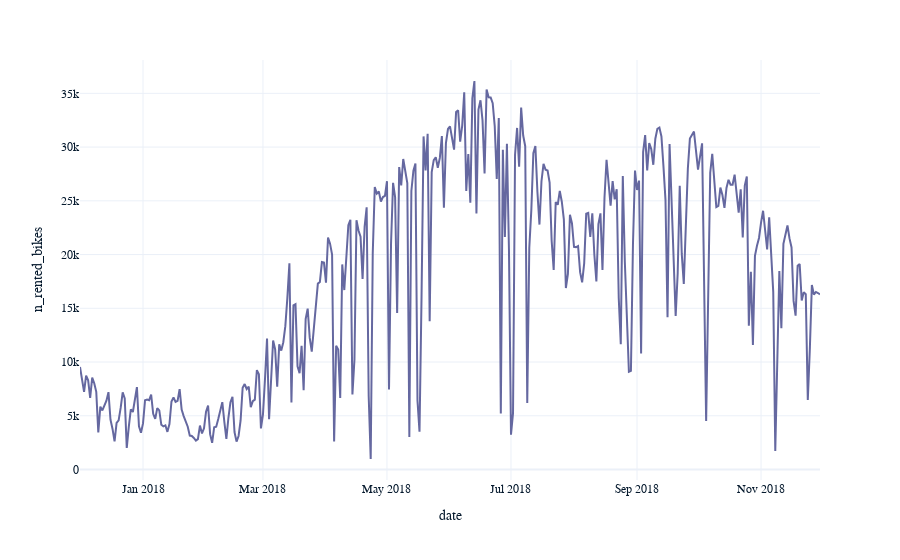

Notebook cell for this chart:
### Code cell
# Calculate the total number of rented bikes per day
by_day = df \
	.groupby(by="date", as_index=False) \
	.sum("n_rented_bikes") \
	[["date", "n_rented_bikes"]]

# Create a line plot showing total number of bikes per day over time
px.line(by_day, x = 'date', y = 'n_rented_bikes')

### Figure 1 — Plotly figure (JSON) as saved in the notebook; plotly's stock layout.template omitted (floating-point values rounded to 4 significant figures; data arrays with more than 128 entries replaced by an {"elided": "..."} marker saying what was removed)
{"data": [{"hovertemplate": "date=%{x}<br>n_rented_bikes=%{y}<extra></extra>", "legendgroup": "", "line": {"color": "#6568a0", "dash": "solid"}, "marker": {"symbol": "circle"}, "mode": "lines", "name": "", "orientation": "v", "showlegend": false, "x": {"elided": "353 str values"}, "xaxis": "x", "y": {"elided": "353 int values"}, "yaxis": "y", "type": "scatter"}], "layout": {"xaxis": {"anchor": "y", "domain": [0, 1], "title": {"text": "date"}}, "yaxis": {"anchor": "x", "domain": [0, 1], "title": {"text": "n_rented_bikes"}}, "legend": {"tracegroupgap": 0}, "margin": {"t": 60}}}
